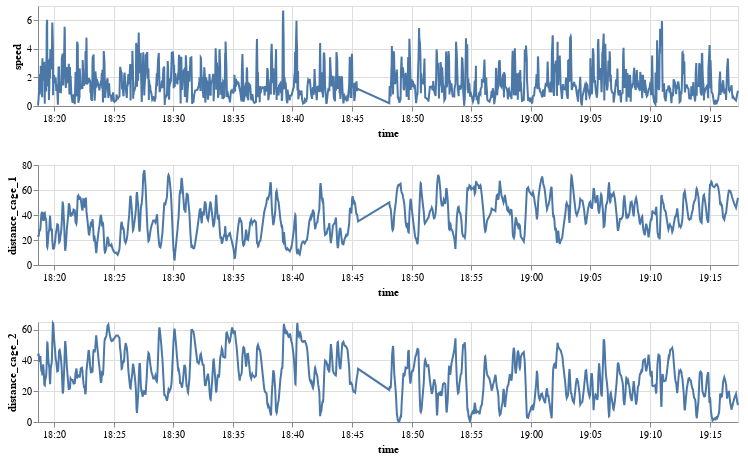

The notebook cell saved with this chart:
### Code cell
timeseries_plot("speed") & timeseries_plot("distance_cage_1") & timeseries_plot("distance_cage_2")

### Figure 1 — Vega-Lite specification as saved in the notebook (floating-point values rounded to 4 significant figures; data arrays with more than 128 entries replaced by an {"elided": "..."} marker saying what was removed)
{"config": {"view": {"continuousWidth": 400, "continuousHeight": 300}}, "vconcat": [{"mark": "line", "encoding": {"x": {"type": "temporal", "axis": {"format": "%H:%M"}, "field": "time"}, "y": {"type": "quantitative", "field": "speed"}}, "height": 100, "width": 700}, {"mark": "line", "encoding": {"x": {"type": "temporal", "axis": {"format": "%H:%M"}, "field": "time"}, "y": {"type": "quantitative", "field": "distance_cage_1"}}, "height": 100, "width": 700}, {"mark": "line", "encoding": {"x": {"type": "temporal", "axis": {"format": "%H:%M"}, "field": "time"}, "y": {"type": "quantitative", "field": "distance_cage_2"}}, "height": 100, "width": 700}], "data": {"name": "data-f32c35fc0b2c384da53cb44828498af4"}, "$schema": "https://vega.github.io/schema/vega-lite/v4.8.1.json", "datasets": {"data-f32c35fc0b2c384da53cb44828498af4": {"elided": "1333 records"}}}
